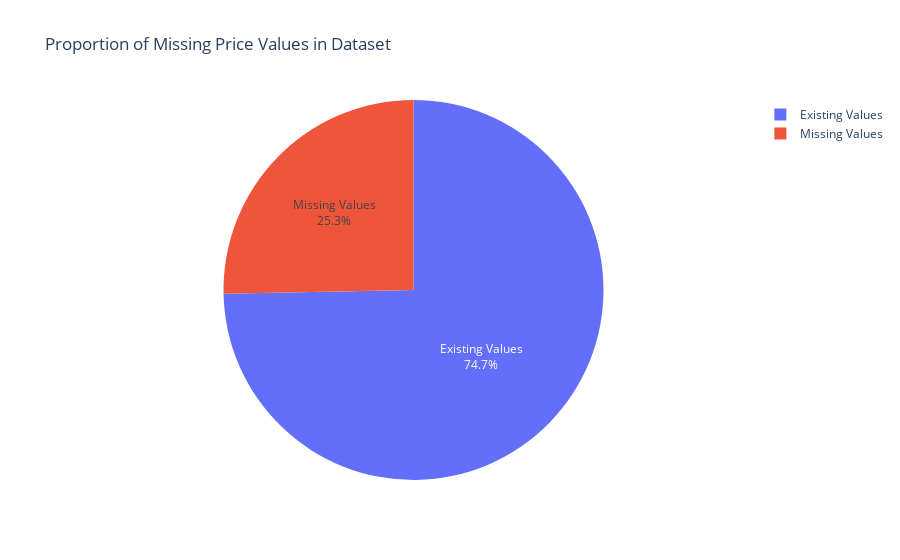

The cell this chart's notebook holds for it:
### Markdown cell above
## Missing Price Data

### Code cell
#Work with missing price data
value = [df.price.value_counts()[-1], len(df) - df.price.value_counts()[-1]]
label = ['Missing Values', 'Existing Values']
fig6 = go.Figure(data=[go.Pie(labels=label, values=value)])
fig6.update_layout(title='Proportion of Missing Price Values in Dataset')
fig6.update_traces(textposition='inside', textinfo='percent+label')
#plotly.offline.plot(fig6, filename='fig6.html')
fig6.show()

### Figure 1 — Plotly figure (JSON) as saved in the notebook; plotly's stock layout.template omitted (floating-point values rounded to 4 significant figures)
{"data": [{"labels": ["Missing Values", "Existing Values"], "textinfo": "percent+label", "textposition": "inside", "type": "pie", "values": [176, 519]}], "layout": {"title": {"text": "Proportion of Missing Price Values in Dataset"}}}
